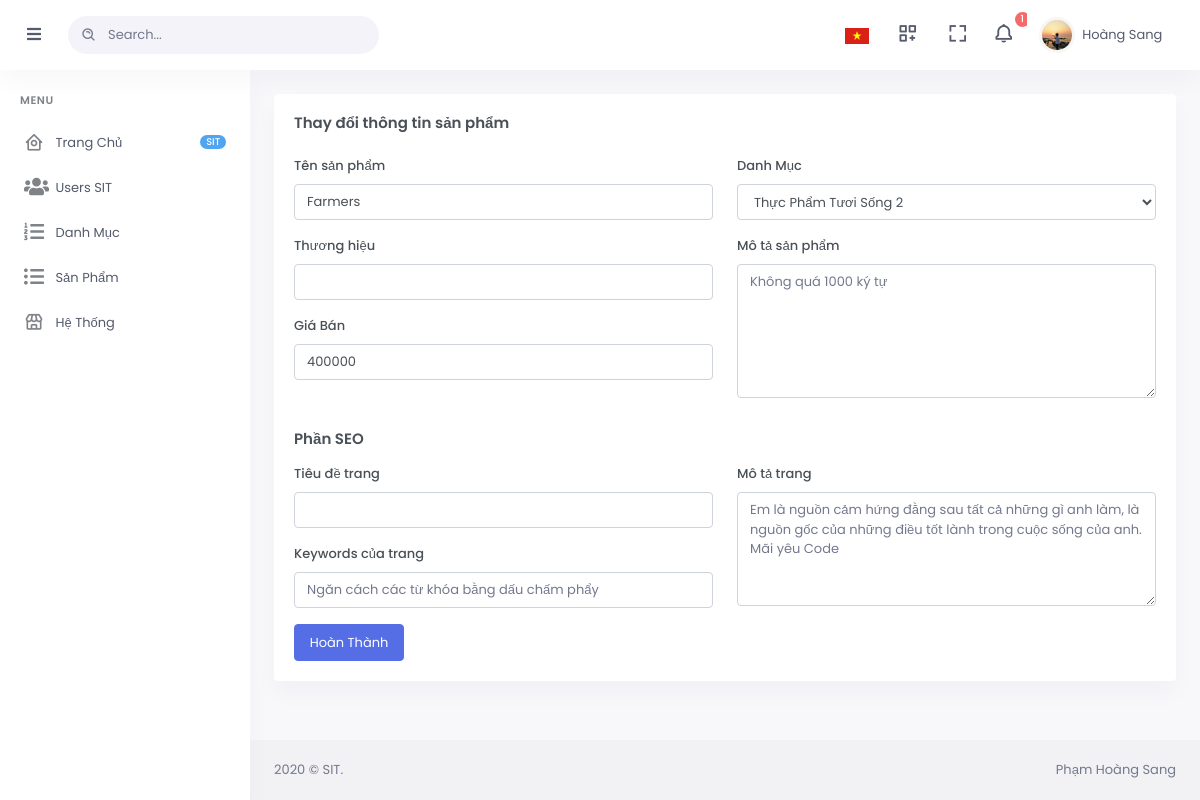
Page /EditPro.php?id=9 (signed in) on the earlier database version.
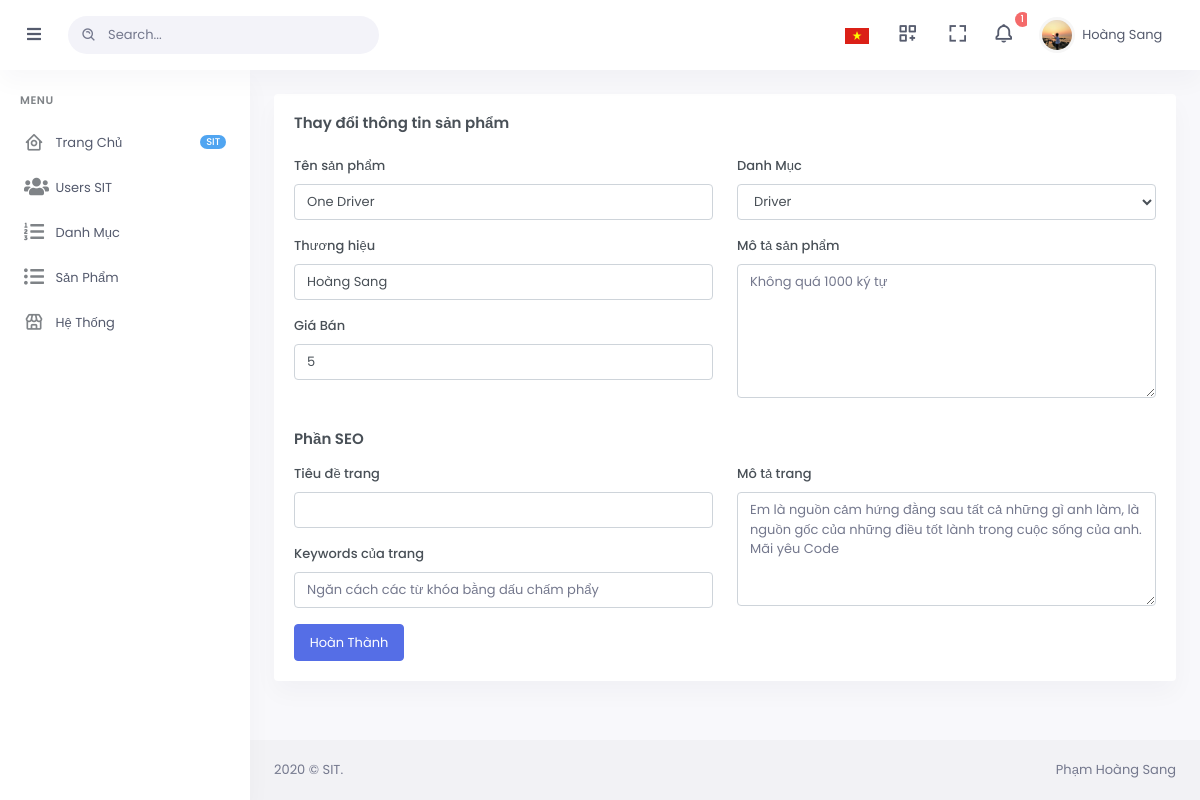
Same page on the later database version.
### tables this page shows
CREATE TABLE `sanpham` (
  `id` int(11) NOT NULL,
  `tenmathang` varchar(145) NOT NULL,
  `iddanhmuc` int(11) DEFAULT NULL,
  `thuonghieu` varchar(45) DEFAULT NULL,
  `dongia` int(11) DEFAULT NULL,
  `mota` varchar(2000) DEFAULT NULL,
  `title` varchar(45) DEFAULT NULL,
  `keywords` varchar(500) DEFAULT NULL,
  `motatrang` text DEFAULT NULL
);

CREATE TABLE `danhmuc` (
  `id` int(11) NOT NULL,
  `tendanhmuc` varchar(145) NOT NULL
);

### EditPro.php (the view, shortened to what the changed rows need)
<?php
include("header-dashboard.php");
?>
<?php
    if (isset($_GET['id'])){
        $sqlGetHangHoa = "SELECT * FROM sanpham WHERE id=".$_GET['id'];
        $ketQuaGetHangHoa = mysqli_query($conn, $sqlGetHangHoa);
        $mathang = mysqli_fetch_assoc($ketQuaGetHangHoa);
    }
    else {
        $mathang['tenmathang'] = $mathang['thuonghieu'] = $mathang['dongia']
        = $mathang['iddanhmuc'] = $mathang['mota'] = $mathang['title']
        = $mathang['keywords'] = $mathang['motatrang'] =
        "Lỗi GET, vui lòng thử lại bằng cách chọn 1 sản phẩm khác";
    }
?>
<div class="main-content">
    <div class="page-content">
        <div class="container-fluid">
            <div class="row">
                <div class="col-12">
                    <div class="card">
                        <div class="card-body">
                            <form action="" method="POST">
                            <div class="row">
                                <div class="col-sm-12 col-md-6">
                                    <div class="form-group">
                                        <label for="formrow-firstname-input">Tên sản phẩm</label>
                                        <input type="text" class="form-control" name="tenmathang" value="<?php echo $mathang['tenmathang']; ?>">
                                    </div>
                                    <div class="form-group">
                                        <label for="manufacturername">Thương hiệu</label>
                                        <input name="thuonghieu" type="text" class="form-control"value="<?php echo $mathang['thuonghieu']; ?>">
                                    </div>
                                    <div class="form-group">
                                        <label for="price">Giá Bán</label>
                                        <input name="dongia" type="number" class="form-control" value="<?php echo $mathang['dongia']; ?>">
                                    </div>
                                </div>
                                <div class="col-sm-12 col-md-6">
                                    <div class="form-group">
                                    <label class="control-label">Danh Mục</label>
                                        <select name="iddanhmuc" class="form-control select"  selected="<?php echo (isset($mathang))?$mathang['iddanhmuc']:'';?>">
                                        <?php
                                            $sqlGetDanhMuc = "SELECT * FROM danhmuc";
                                            $ketquaGetDanhMuc = mysqli_query($conn,$sqlGetDanhMuc);
                                            while($row = mysqli_fetch_assoc($ketquaGetDanhMuc))
                                            {
                                                echo '<option value="'.$row['id'].'"';
                                                if ($row['id'] == $mathang['iddanhmuc']) echo 'selected="selected">'.$row['tendanhmuc'].'</option>';
                                                if ($row['id'] != $mathang['iddanhmuc']) echo '>'.$row['tendanhmuc'].'</option>';
                                            }
                                        ?>
                                        </select>
                                    </div>
                                </div>
                            </div>
                            </form>
                        </div>
                    </div>
                </div>
            </div>
        </div>
    </div>
</div>
<?php
include("footeradmin.php");
?>

Differences in the rows shown:
changed sanpham: tenmathang "Farmers" → "One Driver"; dongia "400000" → "5"; iddanhmuc "Thực Phẩm Tươi Sống 2" → "Driver"
Other differences:
form field thuonghieu: (not shown) → "Hoàng Sang"
